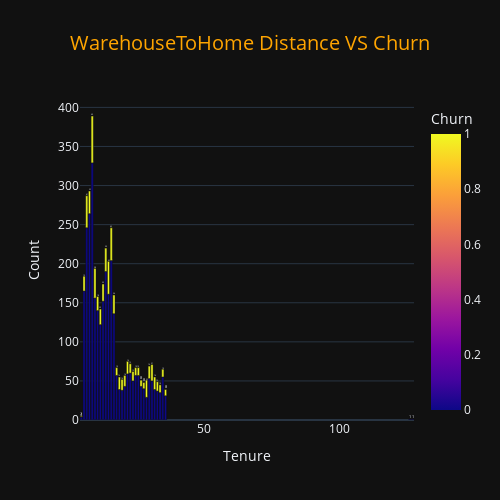

The code cell stored with this chart in its notebook:
### Code cell
churn_summary = data.groupby(['WarehouseToHome', 'Churn']).size().reset_index(name='Count')
fig = px.bar(churn_summary, 
             x='WarehouseToHome', 
             y='Count', 
             color='Churn', 
             title='WarehouseToHome Distance VS Churn',
             text='Count',
             color_discrete_sequence=px.colors.sequential.Sunset_r)
fig.update_layout(
    title_x=0.5,
    title_font=dict(size=20, color='orange'), 
    template='plotly_dark',
    barmode='group',  
    xaxis_title='Tenure',
    yaxis_title='Count',
    width=500,
    height=500
)
fig.show()

### Figure 1 — Plotly figure (JSON) as saved in the notebook; plotly's stock layout.template omitted (floating-point values rounded to 4 significant figures)
{"data": [{"alignmentgroup": "True", "hovertemplate": "WarehouseToHome=%{x}<br>Count=%{text}<br>Churn=%{marker.color}<extra></extra>", "legendgroup": "", "marker": {"color": [0, 1, 0, 1, 0, 1, 0, 1, 0, 1, 0, 1, 0, 1, 0, 1, 0, 1, 0, 1, 0, 1, 0, 1, 0, 1, 0, 1, 0, 1, 0, 1, 0, 1, 0, 1, 0, 1, 0, 1, 0, 1, 0, 1, 0, 1, 0, 1, 0, 1, 0, 1, 0, 1, 0, 1, 0, 1, 0, 1, 0, 1, 0, 1, 0, 0], "coloraxis": "coloraxis", "pattern": {"shape": ""}}, "name": "", "offsetgroup": "", "orientation": "v", "showlegend": false, "text": [4, 1, 165, 19, 246, 41, 264, 29, 329, 60, 156, 38, 140, 18, 122, 20, 152, 22, 190, 30, 161, 42, 204, 42, 136, 24, 57, 10, 39, 16, 38, 14, 43, 14, 59, 16, 60, 12, 50, 12, 57, 10, 57, 10, 43, 8, 40, 8, 29, 22, 53, 16, 50, 21, 39, 16, 37, 12, 35, 10, 55, 10, 31, 8, 1, 1], "textposition": "auto", "type": "bar", "x": [5, 5, 6, 6, 7, 7, 8, 8, 9, 9, 10, 10, 11, 11, 12, 12, 13, 13, 14, 14, 15, 15, 16, 16, 17, 17, 18, 18, 19, 19, 20, 20, 21, 21, 22, 22, 23, 23, 24, 24, 25, 25, 26, 26, 27, 27, 28, 28, 29, 29, 30, 30, 31, 31, 32, 32, 33, 33, 34, 34, 35, 35, 36, 36, 126, 127], "xaxis": "x", "y": [4, 1, 165, 19, 246, 41, 264, 29, 329, 60, 156, 38, 140, 18, 122, 20, 152, 22, 190, 30, 161, 42, 204, 42, 136, 24, 57, 10, 39, 16, 38, 14, 43, 14, 59, 16, 60, 12, 50, 12, 57, 10, 57, 10, 43, 8, 40, 8, 29, 22, 53, 16, 50, 21, 39, 16, 37, 12, 35, 10, 55, 10, 31, 8, 1, 1], "yaxis": "y"}], "layout": {"barmode": "group", "coloraxis": {"colorbar": {"title": {"text": "Churn"}}, "colorscale": [[0, "#0d0887"], [0.1111, "#46039f"], [0.2222, "#7201a8"], [0.3333, "#9c179e"], [0.4444, "#bd3786"], [0.5556, "#d8576b"], [0.6667, "#ed7953"], [0.7778, "#fb9f3a"], [0.8889, "#fdca26"], [1, "#f0f921"]]}, "height": 500, "legend": {"tracegroupgap": 0}, "title": {"font": {"color": "orange", "size": 20}, "text": "WarehouseToHome Distance VS Churn", "x": 0.5}, "width": 500, "xaxis": {"anchor": "y", "domain": [0, 1], "title": {"text": "Tenure"}}, "yaxis": {"anchor": "x", "domain": [0, 1], "title": {"text": "Count"}}}}
